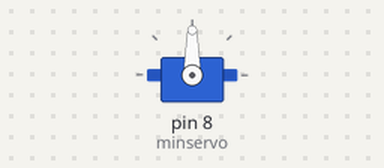
This sketch was run on a simulated Arduino Uno, built with avr-gcc and run on an emulated ATmega328P. Parts: servo.

Above: at 0.05 s.
Timing chart, 0 to 3.0 s (numbered marks = the images above):
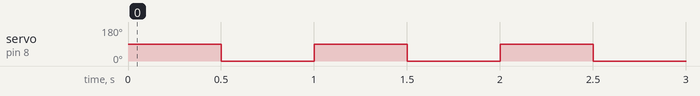

Measured:
- by itself, servo on pin 8 (minservo): alternates 90° for 0.50 s and 0° for 0.50 s

The sketch:

servo.ino
```cpp
#include <Servo.h>
Servo minservo;

void setup() {
  minservo.attach(8);
}

void loop() {
  minservo.write(90);
  delay(500);
  minservo.write(0);
  delay(500);
}
```
